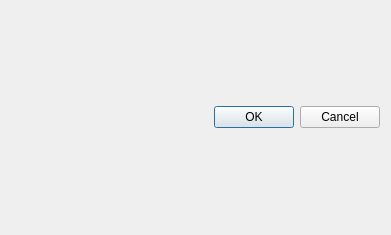
<?xml version="1.0" encoding="UTF-8"?>
<ui version="4.0">
 <class>PluginPropertyDialog</class>
 <widget class="QDialog" name="PluginPropertyDialog">
  <property name="geometry">
   <rect>
    <x>0</x>
    <y>0</y>
    <width>391</width>
    <height>235</height>
   </rect>
  </property>
  <property name="windowTitle">
   <string>Dialog</string>
  </property>
  <layout class="QGridLayout" name="gridLayout">
   <item row="1" column="0">
    <widget class="QDialogButtonBox" name="buttonBox">
     <property name="orientation">
      <enum>Qt::Horizontal</enum>
     </property>
     <property name="standardButtons">
      <set>QDialogButtonBox::Cancel|QDialogButtonBox::Ok</set>
     </property>
    </widget>
   </item>
   <item row="0" column="0">
    <layout class="QVBoxLayout" name="verticalLayout"/>
   </item>
  </layout>
 </widget>
 <resources/>
 <connections>
  <connection>
   <sender>buttonBox</sender>
   <signal>accepted()</signal>
   <receiver>PluginPropertyDialog</receiver>
   <slot>accept()</slot>
   <hints>
    <hint type="sourcelabel">
     <x>248</x>
     <y>254</y>
    </hint>
    <hint type="destinationlabel">
     <x>157</x>
     <y>274</y>
    </hint>
   </hints>
  </connection>
  <connection>
   <sender>buttonBox</sender>
   <signal>rejected()</signal>
   <receiver>PluginPropertyDialog</receiver>
   <slot>reject()</slot>
   <hints>
    <hint type="sourcelabel">
     <x>316</x>
     <y>260</y>
    </hint>
    <hint type="destinationlabel">
     <x>286</x>
     <y>274</y>
    </hint>
   </hints>
  </connection>
 </connections>
</ui>
